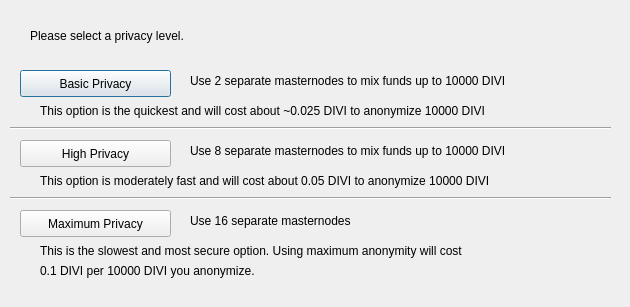
<?xml version="1.0" encoding="UTF-8"?>
<ui version="4.0">
 <class>ObfuscationConfig</class>
 <widget class="QDialog" name="ObfuscationConfig">
  <property name="geometry">
   <rect>
    <x>0</x>
    <y>0</y>
    <width>630</width>
    <height>307</height>
   </rect>
  </property>
  <property name="windowTitle">
   <string>Configure Obfuscation</string>
  </property>
  <widget class="QPushButton" name="buttonBasic">
   <property name="geometry">
    <rect>
     <x>20</x>
     <y>70</y>
     <width>151</width>
     <height>27</height>
    </rect>
   </property>
   <property name="text">
    <string>Basic Privacy</string>
   </property>
  </widget>
  <widget class="QPushButton" name="buttonHigh">
   <property name="geometry">
    <rect>
     <x>20</x>
     <y>140</y>
     <width>151</width>
     <height>27</height>
    </rect>
   </property>
   <property name="text">
    <string>High Privacy</string>
   </property>
  </widget>
  <widget class="QPushButton" name="buttonMax">
   <property name="geometry">
    <rect>
     <x>20</x>
     <y>210</y>
     <width>151</width>
     <height>27</height>
    </rect>
   </property>
   <property name="text">
    <string>Maximum Privacy</string>
   </property>
  </widget>
  <widget class="QLabel" name="label">
   <property name="geometry">
    <rect>
     <x>30</x>
     <y>20</y>
     <width>571</width>
     <height>31</height>
    </rect>
   </property>
   <property name="text">
    <string>Please select a privacy level.</string>
   </property>
  </widget>
  <widget class="QLabel" name="label_2">
   <property name="geometry">
    <rect>
     <x>190</x>
     <y>70</y>
     <width>421</width>
     <height>21</height>
    </rect>
   </property>
   <property name="text">
    <string>Use 2 separate masternodes to mix funds up to 10000 DIVI</string>
   </property>
  </widget>
  <widget class="QLabel" name="label_3">
   <property name="geometry">
    <rect>
     <x>190</x>
     <y>140</y>
     <width>411</width>
     <height>21</height>
    </rect>
   </property>
   <property name="text">
    <string>Use 8 separate masternodes to mix funds up to 10000 DIVI</string>
   </property>
  </widget>
  <widget class="QLabel" name="label_4">
   <property name="geometry">
    <rect>
     <x>190</x>
     <y>210</y>
     <width>421</width>
     <height>21</height>
    </rect>
   </property>
   <property name="text">
    <string>Use 16 separate masternodes</string>
   </property>
  </widget>
  <widget class="QLabel" name="label_6">
   <property name="geometry">
    <rect>
     <x>40</x>
     <y>100</y>
     <width>561</width>
     <height>21</height>
    </rect>
   </property>
   <property name="text">
    <string>This option is the quickest and will cost about ~0.025 DIVI to anonymize 10000 DIVI</string>
   </property>
  </widget>
  <widget class="QLabel" name="label_7">
   <property name="geometry">
    <rect>
     <x>40</x>
     <y>170</y>
     <width>561</width>
     <height>21</height>
    </rect>
   </property>
   <property name="text">
    <string>This option is moderately fast and will cost about 0.05 DIVI to anonymize 10000 DIVI</string>
   </property>
  </widget>
  <widget class="QLabel" name="label_8">
   <property name="geometry">
    <rect>
     <x>40</x>
     <y>240</y>
     <width>561</width>
     <height>21</height>
    </rect>
   </property>
   <property name="text">
    <string>This is the slowest and most secure option. Using maximum anonymity will cost</string>
   </property>
  </widget>
  <widget class="QLabel" name="label_9">
   <property name="geometry">
    <rect>
     <x>40</x>
     <y>260</y>
     <width>561</width>
     <height>21</height>
    </rect>
   </property>
   <property name="text">
    <string>0.1 DIVI per 10000 DIVI you anonymize.</string>
   </property>
  </widget>
  <widget class="Line" name="line">
   <property name="geometry">
    <rect>
     <x>10</x>
     <y>120</y>
     <width>601</width>
     <height>16</height>
    </rect>
   </property>
   <property name="orientation">
    <enum>Qt::Horizontal</enum>
   </property>
  </widget>
  <widget class="Line" name="line_2">
   <property name="geometry">
    <rect>
     <x>10</x>
     <y>190</y>
     <width>601</width>
     <height>16</height>
    </rect>
   </property>
   <property name="orientation">
    <enum>Qt::Horizontal</enum>
   </property>
  </widget>
 </widget>
 <resources/>
 <connections/>
</ui>
